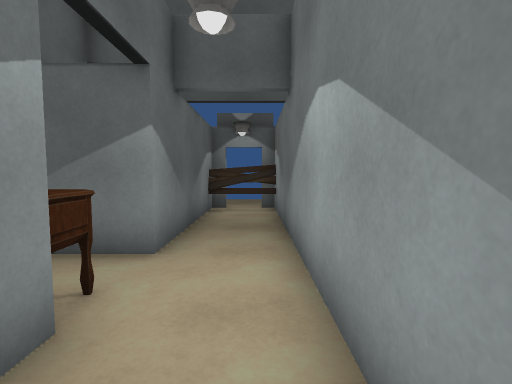
view 1 (above)

16 first-person views from a walk through a 3-D level made in the Unity game engine. The camera is 1.3 m above the floor, tilts 4° down and sees 85° across. Doors are open. The floor is counted in squares, 1 m on a side. Each view is taken from the middle of a square. On the plan, view 1 faces up. The plan holds only what a view shows up to about 13 squares ahead; the rest is blank. The place goes on beyond the plan. The player character is not drawn. Some surface patterns are stand-ins.

view 2
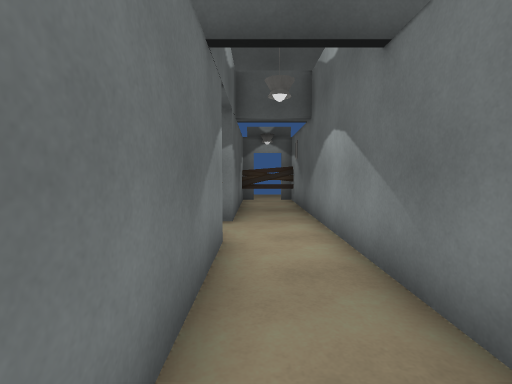

view 3
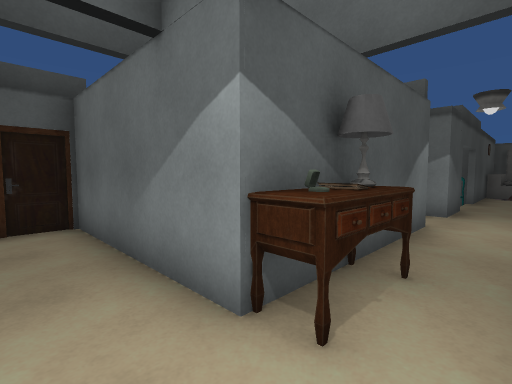

view 4
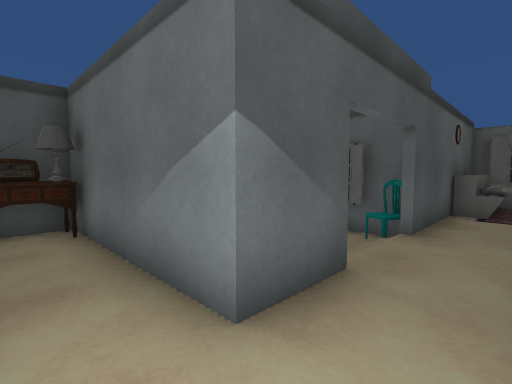

view 5
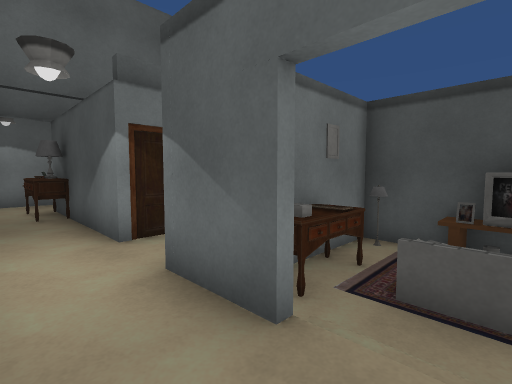

view 6
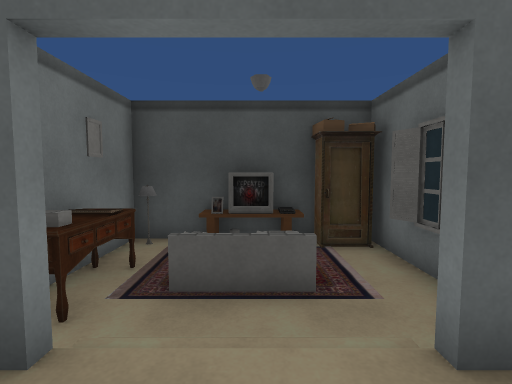

view 7
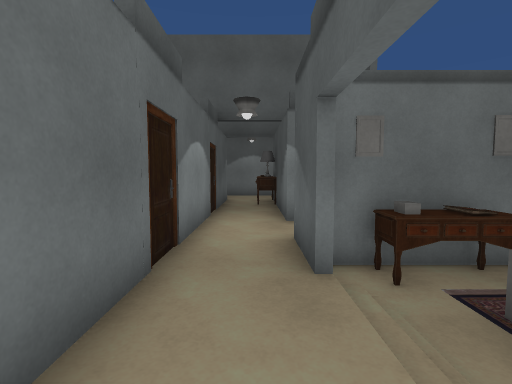

view 8
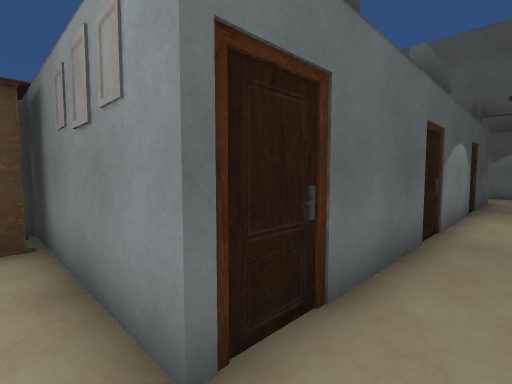

view 9
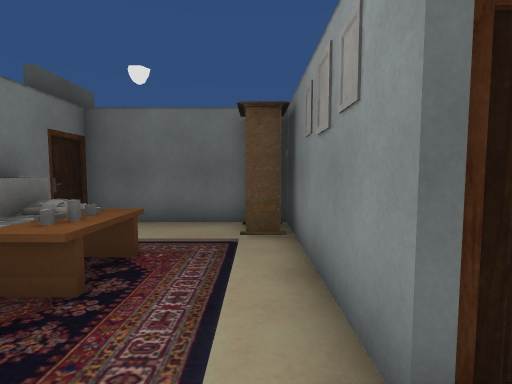

view 10
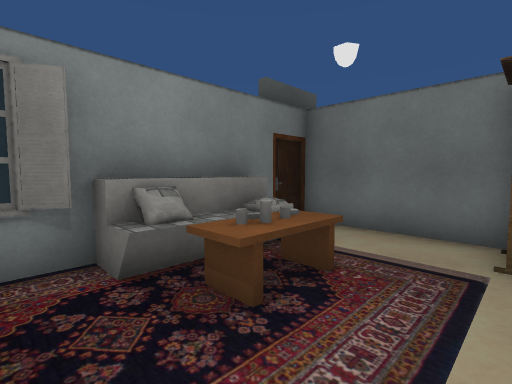

view 11
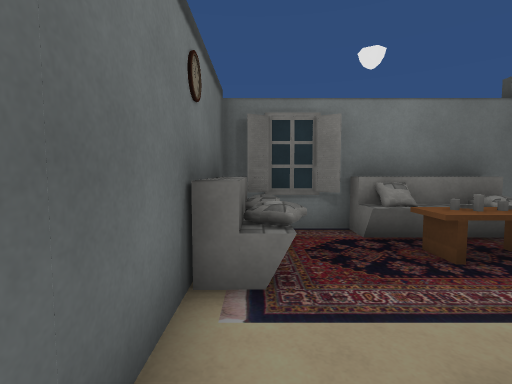

view 12
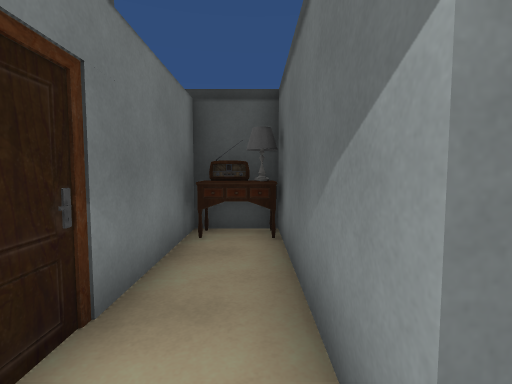

view 13
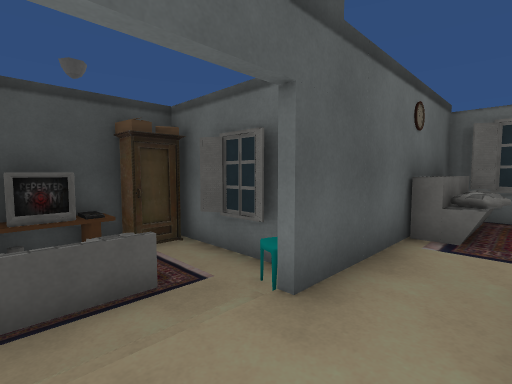

view 14
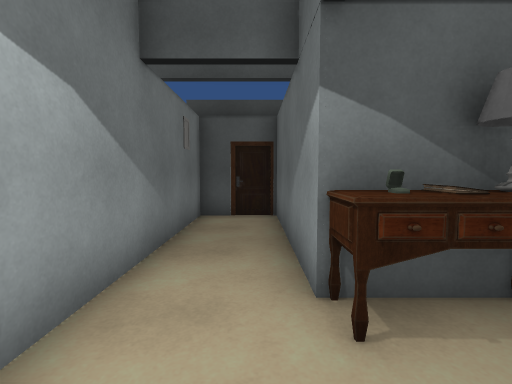

view 15
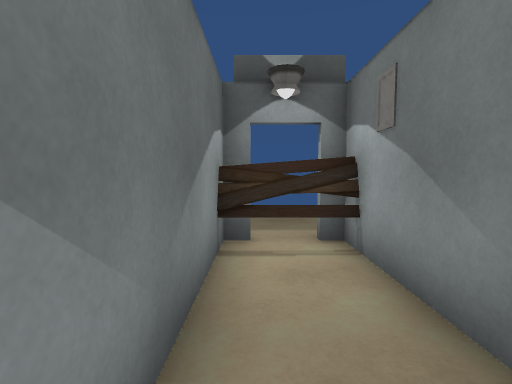

view 16
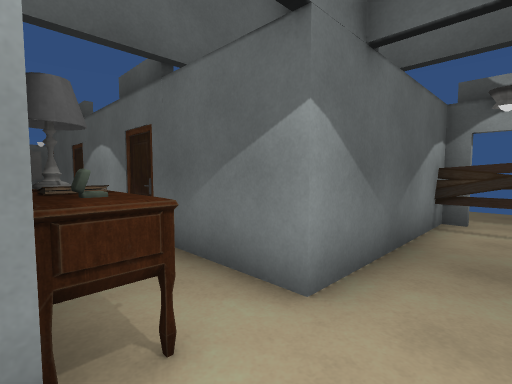

### Floor plan
Key: @ floor where view 1 was taken; # wall or solid block; . main floor; - floor 0.5 m lower than the main floor; / step, stairs or slope; D open door; O other object.
Columns run from 22 left of view 1 to 1 right of it. Each row starts with its distance up from view 1.
 10 #######             #DD#
  9 #....O#             #..#
  8  OO...#             #..#
  7  OOO .#             #..#
  6  OOO .#             #..#
  5 #OO  .### ###########..#
  4 #OOO ..................#
  3 ##OOO.............#OO..#
  2 ########O//##..######..#
  1       #O----#..#    #..#
  0       # OOO#O..#    #.@#
 -1       #   O# ..#    #..#
 -2       # OOO #..#    #..#
 -3       #OOOO OOO     #..#
 -4       #########     ####

Where each view was taken, in squares from view 1:
view 1: 0 up, 0 right, facing up
view 2: 3 down, 1 left, facing up
view 3: 4 up, 0 right, facing down-left
view 4: 4 up, 8 left, facing down-left
view 5: 4 up, 13 left, facing down-right
view 6: 4 up, 13 left, facing down
view 7: 3 up, 15 left, facing right
view 8: 3 up, 17 left, facing up-right
view 9: 3 up, 17 left, facing up
view 10: 4 up, 17 left, facing up-left
view 11: 3 up, 15 left, facing left
view 12: 3 up, 9 left, facing down
view 13: 4 up, 12 left, facing down-left
view 14: 5 up, 1 left, facing down
view 15: 5 up, 1 left, facing up
view 16: 2 up, 0 right, facing up-left
